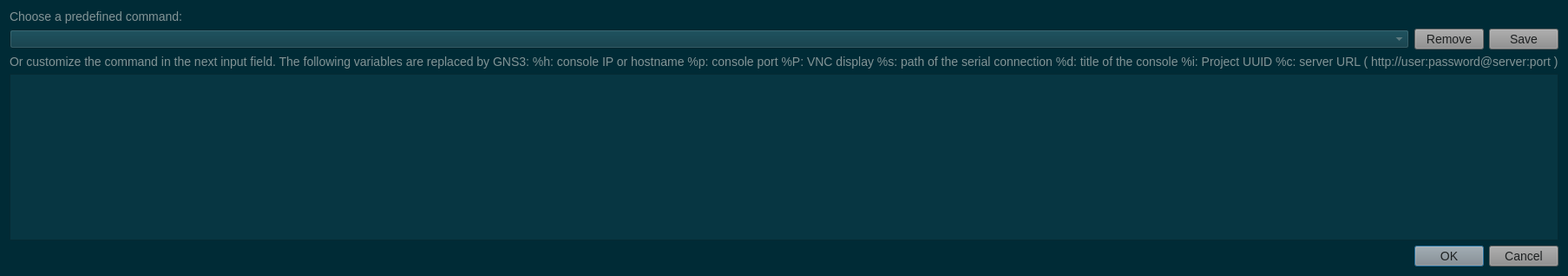
<?xml version="1.0" encoding="UTF-8"?>
<ui version="4.0">
 <class>uiConsoleCommandDialog</class>
 <widget class="QDialog" name="uiConsoleCommandDialog">
  <property name="geometry">
   <rect>
    <x>0</x>
    <y>0</y>
    <width>965</width>
    <height>547</height>
   </rect>
  </property>
  <property name="sizePolicy">
   <sizepolicy hsizetype="Preferred" vsizetype="Preferred">
    <horstretch>0</horstretch>
    <verstretch>0</verstretch>
   </sizepolicy>
  </property>
  <property name="minimumSize">
   <size>
    <width>0</width>
    <height>0</height>
   </size>
  </property>
  <property name="windowTitle">
   <string>Command</string>
  </property>
  <property name="styleSheet">
   <string notr="true">QWidget{
	background-color: #002b36;
}
QMenuBar::item{
	background-color: #002b36;
}
QDockWidget::title{
	background: #073642;
	padding-left: 5px;
}
QDockWidget, QMenuBar{
    color: #839496;
    font: bold 14px;
}
QTextEdit, QPlainTextEdit, QLineEdit, QSpinBox, QComboBox {
  background-color: #073642;
  color: #839496;
}
QTextEdit#uiConsoleTextEdit {
  background-color: #002b36;
  color: #839496;
  font: 13px;
}
QTabWidget {
	font: 14px;
	border-top: 2px;
}
QTabBar::tab {
    background: #073642;
    color: #839496;
    min-width: 8ex;
    padding: 2px;
	border-top-right-radius: 6px;
	border-top-left-radius: 6px;
}
QTabBar::tab:selected {
    background: #8a8a8a;
	color: #1d2021;
}
QGroupBox {
    color: #808080;
    font: 14px;
    padding: 15px;
    border-style: none;
}
QComboBox {
	selection-background-color: #d75f00;
	selection-color: #1c1c1c;
}

QToolBar{
	background: #073642;
	border: 0px;
}
QPushButton {
	background-color: #8a8a8a;
    color: #1d2021;
	font: 14px;
}
QPushButton#uiNewAppliancePushButton{
border: none;
}
QToolButton {
	background-color: #8a8a8a;
    color: #1d2021;
	font: 14px;
}
QTreeWidget, QListWidget {
	background-color: #002b36;
	color: #839496;
    alternate-background-color: #073642;
	font: 14px;
}
QTreeWidget#uiTreeWidget {
	background-color: #073642;
	color: #839496;
	font: bold 16px;
}
QTreeWidget::item:selected, QTreeWidget::item:hover, QMenu::item:selected,QToolButton::hover,QPushButton::hover,QTabBar::tab:hover {
	background-color: #d75f00;
	color: #1c1c1c;
}
QMenu {
	background-color: #002b36;
    color: #839496;
}
QLabel {
	color: #839496;
	font: 14px;
}
QLabel#uiTitleLabel {
	color: #839496;
	font: bold 16px;
}

QAbstractScrollArea::corner {
    background: #002b36;
}
QScrollBar::handle:horizontal {
    background: #073642;
    min-width: 20px;
}
QScrollBar::handle:vertical {
    background: #073642;
    min-width: 20px;
}
QScrollBar:vertical {
    width: 6px;
}
QScrollBar:horizontal {
    height: 6px;
}
QScrollBar::up-arrow:vertical, QScrollBar::down-arrow:vertical, QScrollBar::down-arrow:horizontal, QScrollBar::up-arrow:horizontal { 
	border: 0px;
    height: 0px; 
    width: 0px; 
}
         
QScrollBar::add-page:horizontal, QScrollBar::sub-page:horizontal, QScrollBar::add-page:vertical, QScrollBar::sub-page:vertical {
  background: none
}
QStatusBar {
	background-color: #073642;
	color: #839496;
}

QRadioButton, QCheckBox {
  color: #839496;
}
QRadioButton::disabled, QCheckBox::disabled {
  color: gray;
}


</string>
  </property>
  <property name="modal">
   <bool>true</bool>
  </property>
  <layout class="QVBoxLayout" name="verticalLayout">
   <property name="sizeConstraint">
    <enum>QLayout::SetFixedSize</enum>
   </property>
   <item>
    <widget class="QLabel" name="label_2">
     <property name="text">
      <string>Choose a predefined command:</string>
     </property>
    </widget>
   </item>
   <item>
    <layout class="QHBoxLayout" name="horizontalLayout">
     <item>
      <widget class="QComboBox" name="uiCommandComboBox">
       <property name="sizePolicy">
        <sizepolicy hsizetype="Expanding" vsizetype="Fixed">
         <horstretch>0</horstretch>
         <verstretch>0</verstretch>
        </sizepolicy>
       </property>
      </widget>
     </item>
     <item>
      <widget class="QPushButton" name="uiRemovePushButton">
       <property name="text">
        <string>Remove</string>
       </property>
      </widget>
     </item>
     <item>
      <widget class="QPushButton" name="uiSavePushButton">
       <property name="text">
        <string>Save</string>
       </property>
      </widget>
     </item>
    </layout>
   </item>
   <item>
    <widget class="QLabel" name="label">
     <property name="text">
      <string>&lt;html&gt;&lt;head/&gt;&lt;body&gt;&lt;p&gt;Or customize the command in the next input field. &lt;br/&gt;The following variables are replaced by GNS3: &lt;/p&gt;&lt;ul style=&quot;margin-top: 0px; margin-bottom: 0px; margin-left: 0px; margin-right: 0px; -qt-list-indent: 1;&quot;&gt;&lt;li style=&quot; margin-top:12px; margin-bottom:0px; margin-left:0px; margin-right:0px; -qt-block-indent:0; text-indent:0px;&quot;&gt;%h: console IP or hostname&lt;/li&gt;&lt;li style=&quot; margin-top:0px; margin-bottom:0px; margin-left:0px; margin-right:0px; -qt-block-indent:0; text-indent:0px;&quot;&gt;%p: console port&lt;/li&gt;&lt;li style=&quot; margin-top:0px; margin-bottom:0px; margin-left:0px; margin-right:0px; -qt-block-indent:0; text-indent:0px;&quot;&gt;%P: VNC display&lt;/li&gt;&lt;li style=&quot; margin-top:0px; margin-bottom:0px; margin-left:0px; margin-right:0px; -qt-block-indent:0; text-indent:0px;&quot;&gt;%s: path of the serial connection&lt;/li&gt;&lt;/ul&gt;&lt;ul style=&quot;margin-top: 0px; margin-bottom: 0px; margin-left: 0px; margin-right: 0px; -qt-list-indent: 1;&quot;&gt;&lt;li style=&quot; margin-top:0px; margin-bottom:0px; margin-left:0px; margin-right:0px; -qt-block-indent:0; text-indent:0px;&quot;&gt;%d: title of the console&lt;/li&gt;&lt;li style=&quot; margin-top:0px; margin-bottom:0px; margin-left:0px; margin-right:0px; -qt-block-indent:0; text-indent:0px;&quot;&gt;%i: Project UUID&lt;/li&gt;&lt;li style=&quot; margin-top:0px; margin-bottom:0px; margin-left:0px; margin-right:0px; -qt-block-indent:0; text-indent:0px;&quot;&gt;%c: server URL (&lt;span style=&quot; font-style:italic;&quot;&gt;http://user:password@server:port&lt;/span&gt;)&lt;/li&gt;&lt;/ul&gt;&lt;/body&gt;&lt;/html&gt;</string>
     </property>
     <property name="textFormat">
      <enum>Qt::RichText</enum>
     </property>
    </widget>
   </item>
   <item>
    <widget class="QPlainTextEdit" name="uiCommandPlainTextEdit">
     <property name="minimumSize">
      <size>
       <width>500</width>
       <height>0</height>
      </size>
     </property>
    </widget>
   </item>
   <item>
    <widget class="QDialogButtonBox" name="uiButtonBox">
     <property name="orientation">
      <enum>Qt::Horizontal</enum>
     </property>
     <property name="standardButtons">
      <set>QDialogButtonBox::Cancel|QDialogButtonBox::Ok</set>
     </property>
    </widget>
   </item>
  </layout>
 </widget>
 <resources/>
 <connections>
  <connection>
   <sender>uiButtonBox</sender>
   <signal>accepted()</signal>
   <receiver>uiConsoleCommandDialog</receiver>
   <slot>accept()</slot>
   <hints>
    <hint type="sourcelabel">
     <x>248</x>
     <y>254</y>
    </hint>
    <hint type="destinationlabel">
     <x>157</x>
     <y>274</y>
    </hint>
   </hints>
  </connection>
  <connection>
   <sender>uiButtonBox</sender>
   <signal>rejected()</signal>
   <receiver>uiConsoleCommandDialog</receiver>
   <slot>reject()</slot>
   <hints>
    <hint type="sourcelabel">
     <x>316</x>
     <y>260</y>
    </hint>
    <hint type="destinationlabel">
     <x>286</x>
     <y>274</y>
    </hint>
   </hints>
  </connection>
 </connections>
</ui>
